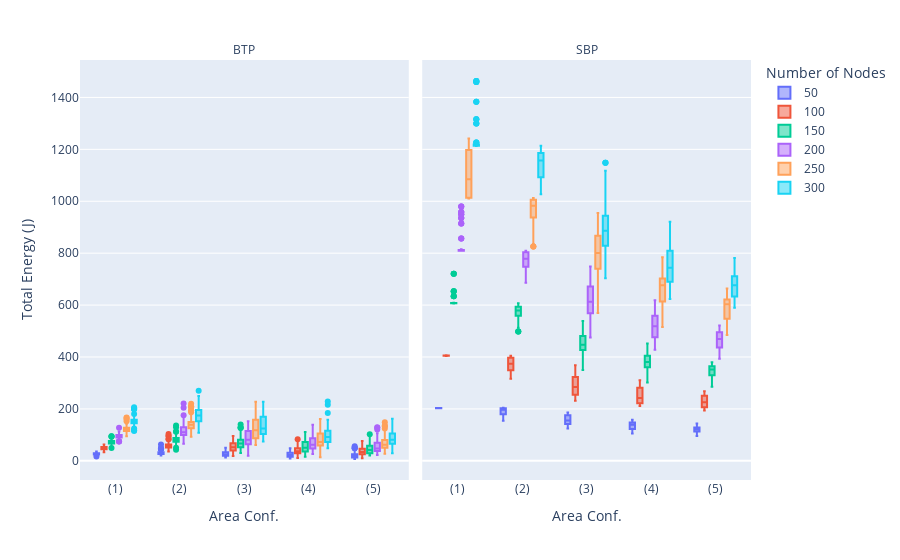

This figure's notebook cell:
### Code cell
total_energy_df = raw[raw["Node Count"] >= 50].sort_values("Node Count")
fig = px.box(
    total_energy_df, 
    facet_col="BTP", 
    y=total_energy_df["Total Energy"], 
    color="Node Count",
    x="Width",
    labels={
        "Width": "Area Conf.",
        "Total Energy": "Total Energy (J)",
        "Node Count": "Number of Nodes",
    },
)

fig.for_each_annotation(lambda a: a.update(text=a.text.split("=")[1]))
fig.for_each_annotation(lambda a: a.update(text=a.text.replace("True", 'BTP')))
fig.for_each_annotation(lambda a: a.update(text=a.text.replace("False", 'SBP')))

fig.update_layout(
    xaxis1 = dict(
        tickmode = 'array',
        tickvals = [100, 200, 300, 400, 500],
        ticktext = ["(1)", "(2)", "(3)", "(4)", "(5)"]
    ),
    xaxis2 = dict(
        tickmode = 'array',
        tickvals = [100, 200, 300, 400, 500],
        ticktext = ["(1)", "(2)", "(3)", "(4)", "(5)"]
    )
)

fig.write_image("energy_comparison_sbp.pdf", width=1000, height=300)
fig

### Figure 1 — Plotly figure (JSON) as saved in the notebook; plotly's stock layout.template omitted (floating-point values rounded to 4 significant figures; data arrays with more than 128 entries replaced by an {"elided": "..."} marker saying what was removed)
{"data": [{"alignmentgroup": "True", "hovertemplate": "Number of Nodes=50<br>BTP=True<br>Area Conf.=%{x}<br>Total Energy (J)=%{y}<extra></extra>", "legendgroup": "50", "marker": {"color": "#636efa"}, "name": "50", "notched": false, "offsetgroup": "50", "orientation": "v", "showlegend": true, "type": "box", "x": {"elided": "450 int values"}, "x0": " ", "xaxis": "x", "y": {"elided": "450 float values"}, "y0": " ", "yaxis": "y"}, {"alignmentgroup": "True", "hovertemplate": "Number of Nodes=50<br>BTP=False<br>Area Conf.=%{x}<br>Total Energy (J)=%{y}<extra></extra>", "legendgroup": "50", "marker": {"color": "#636efa"}, "name": "50", "notched": false, "offsetgroup": "50", "orientation": "v", "showlegend": false, "type": "box", "x": {"elided": "450 int values"}, "x0": " ", "xaxis": "x2", "y": {"elided": "450 float values"}, "y0": " ", "yaxis": "y2"}, {"alignmentgroup": "True", "hovertemplate": "Number of Nodes=100<br>BTP=True<br>Area Conf.=%{x}<br>Total Energy (J)=%{y}<extra></extra>", "legendgroup": "100", "marker": {"color": "#EF553B"}, "name": "100", "notched": false, "offsetgroup": "100", "orientation": "v", "showlegend": true, "type": "box", "x": {"elided": "450 int values"}, "x0": " ", "xaxis": "x", "y": {"elided": "450 float values"}, "y0": " ", "yaxis": "y"}, {"alignmentgroup": "True", "hovertemplate": "Number of Nodes=100<br>BTP=False<br>Area Conf.=%{x}<br>Total Energy (J)=%{y}<extra></extra>", "legendgroup": "100", "marker": {"color": "#EF553B"}, "name": "100", "notched": false, "offsetgroup": "100", "orientation": "v", "showlegend": false, "type": "box", "x": {"elided": "450 int values"}, "x0": " ", "xaxis": "x2", "y": {"elided": "450 float values"}, "y0": " ", "yaxis": "y2"}, {"alignmentgroup": "True", "hovertemplate": "Number of Nodes=150<br>BTP=True<br>Area Conf.=%{x}<br>Total Energy (J)=%{y}<extra></extra>", "legendgroup": "150", "marker": {"color": "#00cc96"}, "name": "150", "notched": false, "offsetgroup": "150", "orientation": "v", "showlegend": true, "type": "box", "x": {"elided": "450 int values"}, "x0": " ", "xaxis": "x", "y": {"elided": "450 float values"}, "y0": " ", "yaxis": "y"}, {"alignmentgroup": "True", "hovertemplate": "Number of Nodes=150<br>BTP=False<br>Area Conf.=%{x}<br>Total Energy (J)=%{y}<extra></extra>", "legendgroup": "150", "marker": {"color": "#00cc96"}, "name": "150", "notched": false, "offsetgroup": "150", "orientation": "v", "showlegend": false, "type": "box", "x": {"elided": "450 int values"}, "x0": " ", "xaxis": "x2", "y": {"elided": "450 float values"}, "y0": " ", "yaxis": "y2"}, {"alignmentgroup": "True", "hovertemplate": "Number of Nodes=200<br>BTP=True<br>Area Conf.=%{x}<br>Total Energy (J)=%{y}<extra></extra>", "legendgroup": "200", "marker": {"color": "#ab63fa"}, "name": "200", "notched": false, "offsetgroup": "200", "orientation": "v", "showlegend": true, "type": "box", "x": {"elided": "450 int values"}, "x0": " ", "xaxis": "x", "y": {"elided": "450 float values"}, "y0": " ", "yaxis": "y"}, {"alignmentgroup": "True", "hovertemplate": "Number of Nodes=200<br>BTP=False<br>Area Conf.=%{x}<br>Total Energy (J)=%{y}<extra></extra>", "legendgroup": "200", "marker": {"color": "#ab63fa"}, "name": "200", "notched": false, "offsetgroup": "200", "orientation": "v", "showlegend": false, "type": "box", "x": {"elided": "450 int values"}, "x0": " ", "xaxis": "x2", "y": {"elided": "450 float values"}, "y0": " ", "yaxis": "y2"}, {"alignmentgroup": "True", "hovertemplate": "Number of Nodes=250<br>BTP=True<br>Area Conf.=%{x}<br>Total Energy (J)=%{y}<extra></extra>", "legendgroup": "250", "marker": {"color": "#FFA15A"}, "name": "250", "notched": false, "offsetgroup": "250", "orientation": "v", "showlegend": true, "type": "box", "x": {"elided": "424 int values"}, "x0": " ", "xaxis": "x", "y": {"elided": "424 float values"}, "y0": " ", "yaxis": "y"}, {"alignmentgroup": "True", "hovertemplate": "Number of Nodes=250<br>BTP=False<br>Area Conf.=%{x}<br>Total Energy (J)=%{y}<extra></extra>", "legendgroup": "250", "marker": {"color": "#FFA15A"}, "name": "250", "notched": false, "offsetgroup": "250", "orientation": "v", "showlegend": false, "type": "box", "x": {"elided": "450 int values"}, "x0": " ", "xaxis": "x2", "y": {"elided": "450 float values"}, "y0": " ", "yaxis": "y2"}, {"alignmentgroup": "True", "hovertemplate": "Number of Nodes=300<br>BTP=True<br>Area Conf.=%{x}<br>Total Energy (J)=%{y}<extra></extra>", "legendgroup": "300", "marker": {"color": "#19d3f3"}, "name": "300", "notched": false, "offsetgroup": "300", "orientation": "v", "showlegend": true, "type": "box", "x": {"elided": "417 int values"}, "x0": " ", "xaxis": "x", "y": {"elided": "417 float values"}, "y0": " ", "yaxis": "y"}, {"alignmentgroup": "True", "hovertemplate": "Number of Nodes=300<br>BTP=False<br>Area Conf.=%{x}<br>Total Energy (J)=%{y}<extra></extra>", "legendgroup": "300", "marker": {"color": "#19d3f3"}, "name": "300", "notched": false, "offsetgroup": "300", "orientation": "v", "showlegend": false, "type": "box", "x": {"elided": "450 int values"}, "x0": " ", "xaxis": "x2", "y": {"elided": "450 float values"}, "y0": " ", "yaxis": "y2"}], "layout": {"annotations": [{"font": {}, "showarrow": false, "text": "BTP", "x": 0.245, "xanchor": "center", "xref": "paper", "y": 1, "yanchor": "bottom", "yref": "paper"}, {"font": {}, "showarrow": false, "text": "SBP", "x": 0.755, "xanchor": "center", "xref": "paper", "y": 1, "yanchor": "bottom", "yref": "paper"}], "boxmode": "group", "legend": {"title": {"text": "Number of Nodes"}, "tracegroupgap": 0}, "margin": {"t": 60}, "xaxis": {"anchor": "y", "domain": [0, 0.49], "tickmode": "array", "ticktext": ["(1)", "(2)", "(3)", "(4)", "(5)"], "tickvals": [100, 200, 300, 400, 500], "title": {"text": "Area Conf."}}, "xaxis2": {"anchor": "y2", "domain": [0.51, 1], "matches": "x", "tickmode": "array", "ticktext": ["(1)", "(2)", "(3)", "(4)", "(5)"], "tickvals": [100, 200, 300, 400, 500], "title": {"text": "Area Conf."}}, "yaxis": {"anchor": "x", "domain": [0, 1], "title": {"text": "Total Energy (J)"}}, "yaxis2": {"anchor": "x2", "domain": [0, 1], "matches": "y", "showticklabels": false}}}
